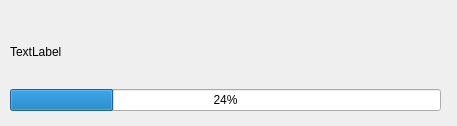
<?xml version="1.0" encoding="UTF-8"?>
<ui version="4.0">
 <class>loadingDialog</class>
 <widget class="QDialog" name="loadingDialog">
  <property name="geometry">
   <rect>
    <x>0</x>
    <y>0</y>
    <width>457</width>
    <height>126</height>
   </rect>
  </property>
  <property name="windowTitle">
   <string>Dialog</string>
  </property>
  <widget class="QWidget" name="verticalLayoutWidget">
   <property name="geometry">
    <rect>
     <x>10</x>
     <y>20</y>
     <width>431</width>
     <height>91</height>
    </rect>
   </property>
   <layout class="QVBoxLayout" name="verticalLayout">
    <item>
     <widget class="QLabel" name="infoLabel">
      <property name="text">
       <string>TextLabel</string>
      </property>
     </widget>
    </item>
    <item>
     <widget class="QProgressBar" name="loadingBar">
      <property name="value">
       <number>24</number>
      </property>
     </widget>
    </item>
   </layout>
  </widget>
 </widget>
 <resources/>
 <connections/>
</ui>
